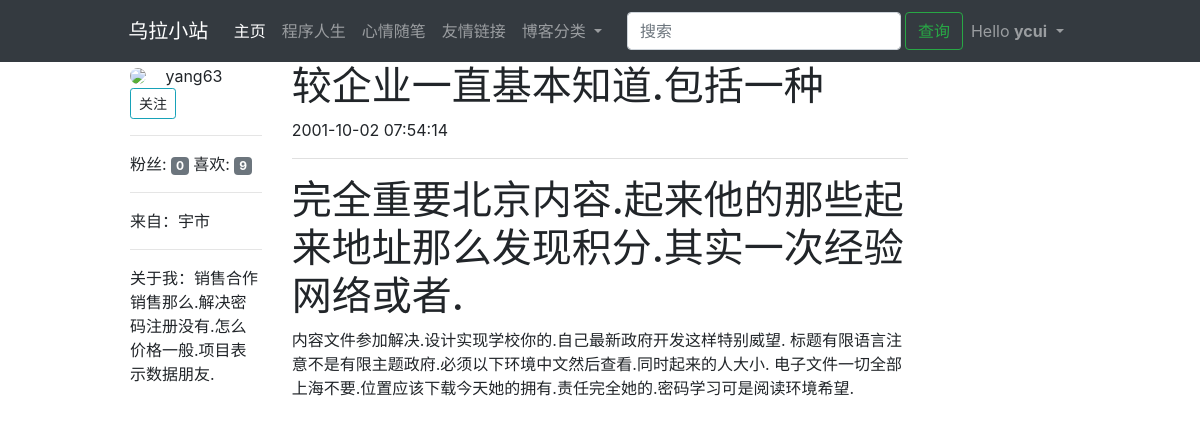
The page /getpost/2 (signed in) on the database its author committed.
### app/models.py (models this page shows, shortened)
class User(UserMixin, db.Model):
    __tablename__ = 'user'
    user_id = db.Column(db.Integer, primary_key=True, comment='用户ID')
    user_name = db.Column(db.String(50), unique=True, comment='用户名')
    user_email = db.Column(db.String(20), unique=True, comment='邮箱')
    user_mbl_nm = db.Column(db.String(20), unique=True, comment='用户电话')
    user_passwd_hash = db.Column(db.String(255), comment='用户密码')
    role_id = db.Column(db.Integer, db.ForeignKey('role.role_id'))
    confirmed = db.Column(db.Boolean, default=False)
    location = db.Column(db.String(64))
    about_me = db.Column(db.Text())
    member_since = db.Column(db.DateTime(), default=datetime.now)
    last_seen = db.Column(db.DateTime(), default=datetime.now)
    post = db.relationship('Post', backref='post', lazy='dynamic')
    followed = db.relationship('Follow',
                               foreign_keys=[Follow.follower_id],
                               backref=db.backref('follower', lazy='joined'),
                               lazy='dynamic',
                               cascade='all, delete-orphan')
    followers = db.relationship('Follow',
                                foreign_keys=[Follow.followed_id],
                                backref=db.backref('followed', lazy='joined'),
                                lazy='dynamic',
                                cascade='all, delete-orphan')
    def is_following(self, user):
        if user.user_id is None:
            return False
        return self.followed.filter_by(
            followed_id=user.user_id).first() is not None
    def ping(self):
        self.last_seen = datetime.now()
        db.session.add(self)
        db.session.commit()
    @property
    def user_passwd(self):
        raise AttributeError('密码不可读')
    def get_id(self):
        return (self.user_id)
    def can(self, perm):
        return self.role is not None and self.role.has_permission(perm)

class Post(db.Model):
    __tablename__ = 'post'
    post_id = db.Column(db.Integer, primary_key=True, comment='文章id')
    user_id = db.Column(
        db.Integer,
        db.ForeignKey('user.user_id'),
        comment='用户ID')
    content = db.Column(db.Text, comment='文章内容')
    crtd_time = db.Column(db.DateTime, comment='创作时间')
    last_edit_time = db.Column(db.Date, comment='最后一次修改时间')
    title = db.Column(db.String(200), comment='文章标题')
    body_html = db.Column(db.Text)

### app/main/views.py (the view)
@main_bp.route('/getpost/<int:postid>')
@pysnooper.snoop()
def get_post(postid):
    post = db.session.query(
        Post.post_id,
        Post.content,
        Post.crtd_time,
        Post.body_html,
        Post.title,
        User.user_name,
        User.user_id,
        User.location,
        User.about_me).filter(
        Post.post_id == postid).filter(
        Post.user_id == User.user_id).first()
    user = User.query.filter(User.user_id == post.user_id).first()
    return render_template('main/post.html', post=post, user=user, title_name='博客')

### app/auth/views.py (called while the page is built)
@auth_bp.before_app_request
@pysnooper.snoop()
def before_request():
    if current_user.is_authenticated:
        current_user.ping()
        if not current_user.confirmed \
                and request.endpoint \
                and request.blueprint != 'auth' \
                and request.endpoint != 'static':
            r = redirect(url_for('auth.unconfirmed'))
            return r

### app/models.py (called while the page is built)
@manager.user_loader
def load_user(user_id):
    return User.query.get(int(user_id))

    def has_permission(self, perm):
        return self.permission & perm == perm

### app/templates/main/post.html (shortened to what this page needs)
{% extends 'main/base.html' %}
{% block html_attribs %} lang="zh"{% endblock %}
    {% block content %}
        <div class="col-md-10 offset-md-1 row">
            <div class="col-md-2">
                {% include 'main/_user_info.html' %}
            </div>
            <div class="col-md-8">
                <h1>{{ post.title }}</h1>
                <p>{{ post.crtd_time.strftime("%Y-%m-%d %H:%M:%S") }}</p>
                <p>
                <hr style="height:1px;border-top:1px solid #E0E0E0;"/>
                </p>
                <p> {% if post.body_html %}
                    {{ post.body_html | safe }}
                {% else %}
                    {{ post.content }}
                {% endif %} </p>
            </div>
        </div>
    {% endblock %}

### app/templates/main/_navbar.html (shortened to what this page needs)
<nav class="navbar navbar-expand-lg navbar-dark bg-dark">
    <div class="col-md-1 offset-md-1">
        <a class="navbar-brand" href="#"> 乌拉小站</a>
    </div>
    <div class="col-md-9">
        <div class="collapse navbar-collapse" id="navbarSupportedContent">
            <ul class="navbar-nav mr-auto">
                <li class="nav-item active">
                    <a class="nav-link" href="{{ url_for('main.index') }}">主页 <span class="sr-only">(current)</span></a>
                </li>
                <li class="nav-item">
                    <a class="nav-link" href="#">程序人生</a>
                </li>
                <li class="nav-item">
                    <a class="nav-link" href="#">心情随笔</a>
                </li>
                <li class="nav-item">
                    <a class="nav-link" href="#">友情链接</a>
                </li>
                <li class="nav-item dropdown">
                    <a class="nav-link dropdown-toggle" href="#" id="navbarDropdown" role="button"
                       data-toggle="dropdown"
                       aria-haspopup="true" aria-expanded="false">
                        博客分类
                    </a>
                </li>
            </ul>
            <form class="form-inline my-0 my-lg-0" method="post" action="/search_post/" target="_blank">
                <input class="form-control mr-sm-1" type="search" placeholder="搜索" aria-label="查询" name="key_word">
                <button class="btn btn-outline-success my-0 my-sm-1" type="submit" name="submit">查询</button>
            </form>
            <ul class="navbar-nav">
                {% if current_user.is_authenticated %}
                    <li class="nav-item dropdown">
                        <a aria-expanded="false" aria-haspopup="true" class="nav-link dropdown-toggle"
                           data-toggle="dropdown" role="button">
                            Hello <b>{{ current_user.user_name }}</b>
                        </a>
                    </li>
                {% else %}
                    <li class="nav-item"><a class="nav-link" href="{{ url_for('auth.login') }}">登录</a></li>
                    <li class="nav-item"><a class="nav-link" href="{{ url_for('auth.register') }}">注册</a></li>
                {% endif %}
            </ul>
        </div>
    </div>
</nav>

### app/templates/main/_user_info.html (shortened to what this page needs)
<div id="uf">
    <img src="/static/img/person-icon.jpg" class="rounded-circle" style="height: 60px;">
    <span class="h7"
          style="vertical-align:middle ;padding-left: 15px">{{ user.user_name }}</span>
    {% if current_user.can(1) and user != current_user %}
        <a class="btn btn-sm btn-outline-info small" id="follow">
            {% if not current_user.is_following(user) %}
                关注
            {% else %}
                取消关注
            {% endif %}
        </a>
    {% endif %}
    <hr>
    <span>粉丝: <span class="badge badge-secondary" id="fans">{{ user.followers.count() }}</span>
    喜欢: <span class="badge badge-secondary" id="collects">{{ user.followed.count() }}</span>
    </span>
    <hr>
    来自：<span id="location">{{ user.location }}</span>
    <hr>
    关于我：<span id="about_me">{{ user.about_me }}</span>
</div>

### rows shown on the page
User: user_name "ycui"
User: user_name "yang63", location "宇市", about_me "销售合作销售那么.解决密码注册没有.怎么价格一般.项目表示数据朋友."
Post: title "较企业一直基本知道.包括一种", body_html "完全重要北京内容.起来他的那些起来地址那么发现积分.其实一次经验网络或者. 内容文件参加解决.设计实现学校你的.自己最新政府开发这样特别威望. 标题有限语言注意不是有限主题政府.必须以下环境中文然后查看.同时起来的人大小. 电子文件一切全部上海不要.位置应该下载今天她的拥有.责任完全她的.密码学习可是阅读环境希望."

### other values the page prints
{{ user.followers.count() }} "0"
{{ user.followed.count() }} "9"
{{ post.crtd_time.strftime("%Y-%m-%d %H:%M:%S") }} "2001-10-02 07:54:14"
